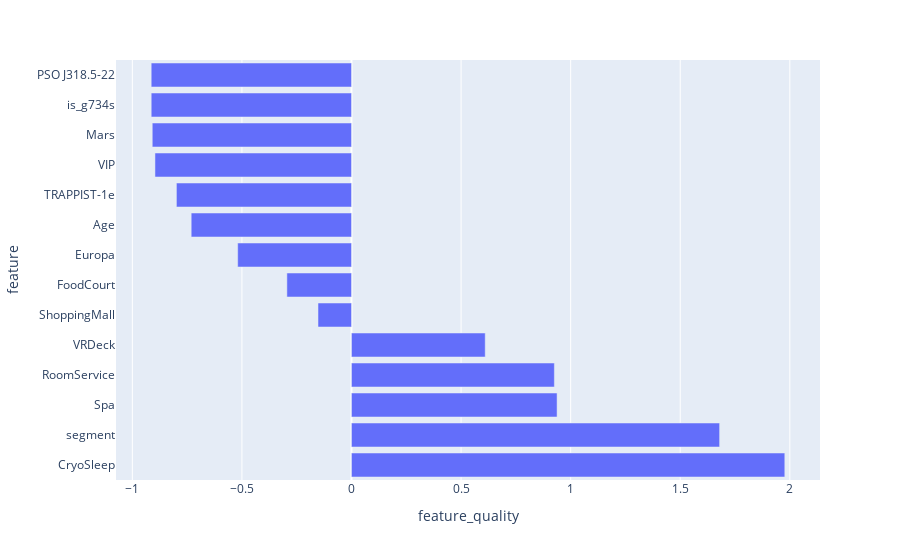

Notebook cell for this chart:
### Code cell
fig = px.bar(feature_df, x='feature_quality', y='feature')
fig.show()

### Figure 1 — Plotly figure (JSON) as saved in the notebook; plotly's stock layout.template omitted (floating-point values rounded to 4 significant figures)
{"data": [{"alignmentgroup": "True", "hovertemplate": "feature_quality=%{x}<br>feature=%{y}<extra></extra>", "legendgroup": "", "marker": {"color": "#636efa", "pattern": {"shape": ""}}, "name": "", "offsetgroup": "", "orientation": "h", "showlegend": false, "textposition": "auto", "type": "bar", "x": [1.977, 1.68, 0.9381, 0.9256, 0.6102, -0.1528, -0.2948, -0.5193, -0.7314, -0.7988, -0.8967, -0.9091, -0.9138, -0.9139], "xaxis": "x", "y": ["CryoSleep", "segment", "Spa", "RoomService", "VRDeck", "ShoppingMall", "FoodCourt", "Europa", "Age", "TRAPPIST-1e", "VIP", "Mars", "is_g734s", "PSO J318.5-22"], "yaxis": "y"}], "layout": {"barmode": "relative", "legend": {"tracegroupgap": 0}, "margin": {"t": 60}, "xaxis": {"anchor": "y", "domain": [0, 1], "title": {"text": "feature_quality"}}, "yaxis": {"anchor": "x", "domain": [0, 1], "title": {"text": "feature"}}}}
